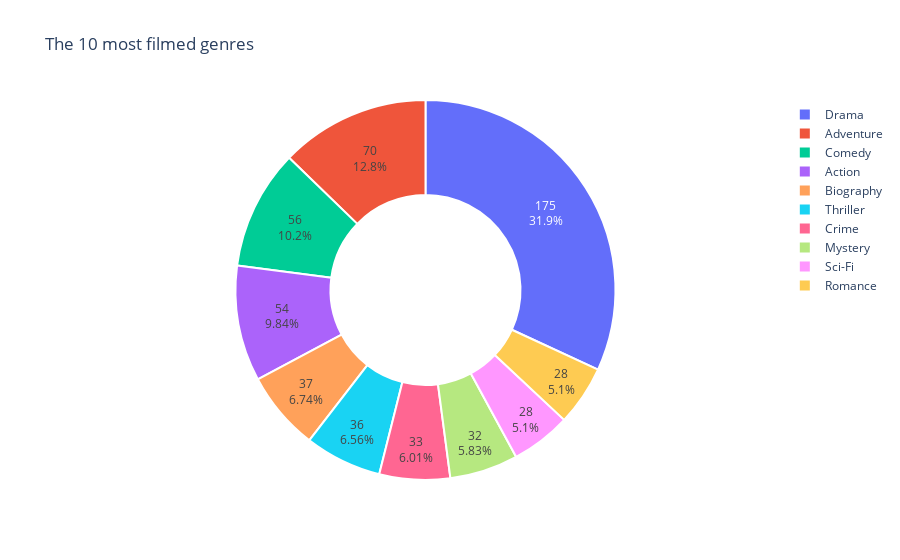

The notebook cell this image was saved under:
### Code cell
# Donut Chart: The 10 Most Filmed Genres

top_genres = top250["genre"].str.split(",", expand=True).stack().value_counts()[:10]

fig = px.pie(   values=top_genres.values, names=top_genres.index,
                title='The 10 most filmed genres',
                labels={'value': 'Number', 'names': 'Genres'},
                hover_data={'value': top_genres.values, 'names': top_genres.index},
                hole=0.5)

fig.update_traces(textposition='inside', textinfo='percent+value', textfont_size=12)

fig.update_traces(marker=dict(line=dict(color='white', width=2)))

fig.show()

### Figure 1 — Plotly figure (JSON) as saved in the notebook; plotly's stock layout.template omitted (floating-point values rounded to 4 significant figures)
{"data": [{"customdata": [[175, "Drama"], [70, "Adventure"], [56, "Comedy"], [54, "Action"], [37, "Biography"], [36, "Thriller"], [33, "Crime"], [32, "Mystery"], [28, "Sci-Fi"], [28, "Romance"]], "domain": {"x": [0, 1], "y": [0, 1]}, "hole": 0.5, "hovertemplate": "Genres=%{customdata[1]}<br>value=%{value}<br>Number=%{customdata[0]}<extra></extra>", "labels": ["Drama", "Adventure", "Comedy", "Action", "Biography", "Thriller", "Crime", "Mystery", "Sci-Fi", "Romance"], "legendgroup": "", "marker": {"line": {"color": "white", "width": 2}}, "name": "", "showlegend": true, "textfont": {"size": 12}, "textinfo": "percent+value", "textposition": "inside", "type": "pie", "values": [175, 70, 56, 54, 37, 36, 33, 32, 28, 28]}], "layout": {"autosize": true, "legend": {"tracegroupgap": 0}, "title": {"text": "The 10 most filmed genres"}}}
